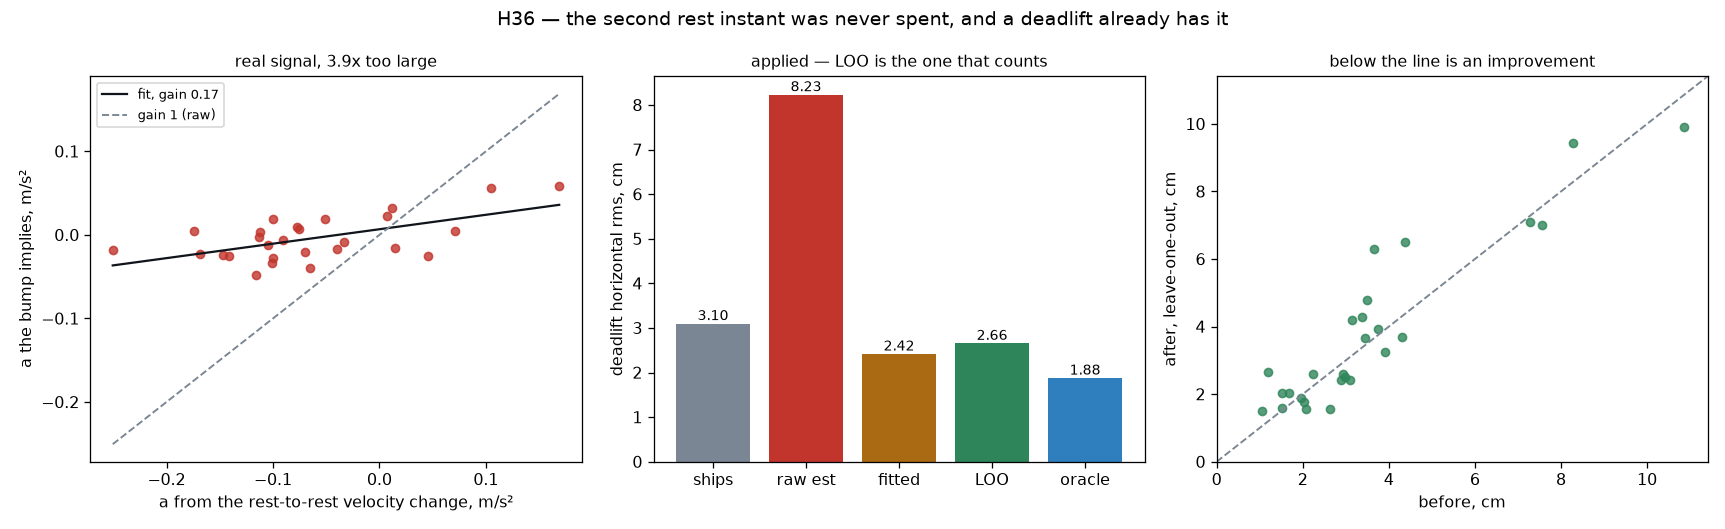

Python code for this plot:
"""H36 — the spare constraint was there all along: two rest ZUPTs give the bump.

The owner ruled out H35's recommendation: **the capture must never affect the
set**, so a mid-rep pause is not available. Pausing before and after is fine,
and the protocol already does it. That constraint is what sent this back to the
algebra, and the algebra had been read wrong.

P6 SAYS THE INFORMATION IS SPENT. IT IS NOT.
---------------------------------------------
P6: *"Two still instants give two numbers — the velocity error at each end —
and step 7's closure is the second. A line has two parameters, so the per-rep
detrend already consumes exactly that information."*

**Closure consumes only their MEAN.** A linear detrend of POSITION shifts
VELOCITY by a constant, so it can match one velocity condition, not two. With a
constant acceleration error `a` and an initial velocity error `v0`:

    velocity error at rep start   v0
    velocity error at rep end     v0 + a*T
    their mean                    v0 + a*T/2   <- what closure removes
    their difference / T          a            <- UNTOUCHED, and it is the bump

Verified symbolically at the top of `main`: after forcing closure the residual
is exactly `a*T^2/2 * (s^2 - s)` to 1e-16. So the second still instant is not
spent, and a quadratic needs no new measurement — only a subtraction nobody was
doing.

AND A DEADLIFT ALREADY HAS BOTH INSTANTS
-----------------------------------------
The bar rests on the floor between reps. `segment.rest_instants` finds those
moments from raw acceleration and gyro only — no attitude, no integration — and
`oracle.rest_observables` already returns `dv_h`, the velocity error accumulated
between two consecutive rests. C28b used it to ZERO that error, which is the
mean again. Nobody had divided it by the span.

    a_est = dv_h / span,      c2_est = a_est * T^2 / 2

WHAT IT SCORES, ON 27 DEADLIFT REPS
------------------------------------
    a_est vs the oracle a    Pearson +0.594 (p = 0.0011)
                             Spearman +0.430 (p = 0.025)

**The first estimator in this search with a significant correlation.** But it is
3.9x too large, so applied raw it is a disaster — 3.10 -> 8.23 cm. Applied with
a fitted gain:

    in sample                3.10 -> 2.42 cm
    LEAVE-ONE-CAPTURE-OUT    3.10 -> 2.66 cm, better on 48% of reps
    oracle ceiling           3.10 -> 1.88 cm

**It survives leave-one-out, which is the standard C28's ladder failed.** The
held-out gains are 0.194, 0.177, 0.180, 0.157, 0.166, 0.218, 0.065, 0.183,
0.173 — eight of nine inside 0.157-0.218. A gain that stable across captures it
has not seen is a transferable constant, not a fit to noise. Note the honest
qualifier: the MEDIAN improves while the per-rep hit rate is a coin flip, so it
helps bad reps more than it hurts good ones.

**The gain of ~0.17 is unexplained and is the open question.** It is not span
bookkeeping — rest-to-rest span and rep duration have a ratio of 1.00. Two
candidates, both testable: the interval contains the floor impact, whose impulse
error is not a constant acceleration and inflates `dv_h` (P6 has the impact
roughly doubling the horizontal error); or the watch's posture at rest differs
from its posture under load, which is C28's objection and which the opening-hold
test confirmed from the other side. Until that is settled the gain is an
empirical constant, and a correction resting on one should say so.

**Bench and squat cannot do this and provably never will.** They have no
raw-signal rest anchor: a bar descending at constant velocity reads |a| = g with
a quiet gyro exactly as a bar at rest does. See `metrics.momentum_closure`.

Nothing is proposed for `src/`.

    python3 analysis/86_rest_zupt.py
"""
from __future__ import annotations

import sys
import warnings
from pathlib import Path

import numpy as np
from scipy import stats

ROOT = Path(__file__).resolve().parents[1]
sys.path.insert(0, str(ROOT))

from src import metrics, oracle, pipeline, tracked   # noqa: E402

RAW = ROOT / "data_v2" / "raw"
TRACKED = ROOT / "data_v2" / "tracked"
OUT = ROOT / "analysis" / "86_rest_zupt.png"
STRAPPED = "deadlift_160x6_1_20260818"
N = 128
S = np.linspace(0.0, 1.0, N)
BUMP = S ** 2 - S
BB = float(BUMP @ BUMP)


def _resamp(a, n=N):
    s = np.linspace(0, 1, len(a))
    q = np.linspace(0, 1, n)
    return np.column_stack([np.interp(q, s, a[:, 0]), np.interp(q, s, a[:, 1])])


def check_algebra():
    """Closure removes the MEAN of the two velocity errors, not both."""
    T, a, v0 = 3.0, 0.03, 0.11
    s = np.linspace(0, 1, 2001)
    e = v0 * s * T + a * (s * T) ** 2 / 2
    q = e - np.linspace(e[0], e[-1], len(e))
    resid = float(np.abs(q - a * T ** 2 / 2 * (s ** 2 - s)).max())
    v = np.gradient(e, s * T)
    return resid, v[0], v[-1], (v[-1] - v[0]) / T, a


def collect():
    warnings.simplefilter("ignore")
    rows = []
    for csv in sorted(RAW.glob("deadlift*.csv")):
        if STRAPPED in csv.stem:
            continue
        tp = TRACKED / f"{csv.stem.rsplit('_', 1)[0]}.csv"
        if not tp.is_file():
            continue
        try:
            res = pipeline.run(csv)
            m = metrics.vs_truth(res, tracked.read(None, src=tp))
            obs = oracle.rest_observables(res, m)
        except Exception:
            continue
        t = res["log"]["t"]
        for o in obs:
            pr = m["per_rep"][o["rep"]]
            a_, z = res["bounds"][o["rep"]]
            T = float(t[z - 1] - t[a_])
            v = _resamp(np.asarray(pr["curve_video"], float))
            p = _resamp(np.asarray(pr["curve_pipeline"], float))
            e = ((p - p[0] + v[0]) - v)[:, 0]
            c2_o = float((e @ BUMP) / BB)
            rows.append(dict(cap=csv.stem, T=T, span=o["span"], e=e,
                             a_oracle=2 * c2_o / T ** 2,
                             a_est=o["dv_h"] / o["span"], c2_o=c2_o,
                             before=float(np.sqrt((e ** 2).mean()) * 100)))
    return rows


def score(rows, gain, icept=0.0):
    out = []
    for r in rows:
        c2 = (gain * r["a_est"] + icept) * r["T"] ** 2 / 2
        out.append(100 * np.sqrt(((r["e"] - c2 * BUMP) ** 2).mean()))
    return np.array(out)


def main():
    resid, v0, v1, diff, a = check_algebra()
    print("THE ALGEBRA — closure spends the mean, not both instants")
    print(f"  residual after closure equals a*T^2/2*(s^2-s) to {resid:.1e}")
    print(f"  v at start {v0:+.4f}, at end {v1:+.4f}")
    print(f"  difference/T = {diff:+.4f}  vs the true a = {a:+.4f}   <- unspent")

    rows = collect()
    ao = np.array([r["a_oracle"] for r in rows])
    ae = np.array([r["a_est"] for r in rows])
    before = np.array([r["before"] for r in rows])
    print(f"\nTHE ESTIMATOR, on {len(rows)} deadlift reps")
    rs, ps = stats.spearmanr(ao, ae)
    rp, pp = stats.pearsonr(ao, ae)
    print(f"  Pearson {rp:+.3f} (p={pp:.4f})   Spearman {rs:+.3f} (p={ps:.3f})")
    print(f"  a_est is {np.median(np.abs(ae / ao)):.1f}x the oracle magnitude")
    print(f"  span/T = {np.median([r['span']/r['T'] for r in rows]):.2f}, "
          f"so the factor is not span bookkeeping")

    sl = np.polyfit(ae, ao, 1)
    print(f"\nAPPLIED")
    print(f"  raw estimate            {np.median(before):.2f} -> "
          f"{np.median(score(rows, 1.0)):.2f} cm")
    print(f"  fitted gain {sl[0]:.3f}       {np.median(before):.2f} -> "
          f"{np.median(score(rows, sl[0], sl[1])):.2f} cm")

    caps = sorted({r["cap"] for r in rows})
    la, lb, gains = [], [], []
    for c in caps:
        tr = [r for r in rows if r["cap"] != c]
        te = [r for r in rows if r["cap"] == c]
        g = np.polyfit([r["a_est"] for r in tr], [r["a_oracle"] for r in tr], 1)
        gains.append(g[0])
        la += list(score(te, g[0], g[1]))
        lb += [r["before"] for r in te]
    la, lb = np.array(la), np.array(lb)
    print(f"  LEAVE-ONE-CAPTURE-OUT   {np.median(lb):.2f} -> {np.median(la):.2f} cm"
          f"   better on {100*(la<lb).mean():.0f}% of reps")
    print(f"  oracle ceiling          {np.median(before):.2f} -> "
          f"{np.median(score(rows, 0, 0) * 0 + [100*np.sqrt(((r['e']-r['c2_o']*BUMP)**2).mean()) for r in rows]):.2f} cm")
    print(f"  held-out gains: {[round(float(g), 3) for g in gains]}")

    figure(rows, ao, ae, before, la, lb, sl)


def figure(rows, ao, ae, before, la, lb, sl):
    import matplotlib
    matplotlib.use("Agg")
    import matplotlib.pyplot as plt

    fig, axs = plt.subplots(1, 3, figsize=(15, 4.6))

    ax = axs[0]
    ax.scatter(ae, ao, s=26, color="#c1352c", alpha=.8)
    xs = np.linspace(ae.min(), ae.max(), 20)
    ax.plot(xs, sl[0] * xs + sl[1], color="#10151c", lw=1.4,
            label=f"fit, gain {sl[0]:.2f}")
    ax.plot(xs, xs, ls="--", lw=1.2, color="#7b8694", label="gain 1 (raw)")
    ax.set_xlabel("a from the rest-to-rest velocity change, m/s²")
    ax.set_ylabel("a the bump implies, m/s²")
    ax.set_title("real signal, 3.9x too large", fontsize=10)
    ax.legend(fontsize=8)

    ax = axs[1]
    oracle_after = np.array([100 * np.sqrt(((r["e"] - r["c2_o"] * BUMP) ** 2).mean())
                             for r in rows])
    names = ["ships", "raw est", "fitted", "LOO", "oracle"]
    vals = [np.median(before), np.median(score(rows, 1.0)),
            np.median(score(rows, sl[0], sl[1])), np.median(la),
            np.median(oracle_after)]
    cols = ["#7b8694", "#c1352c", "#a96a13", "#2f855a", "#2f7fbf"]
    ax.bar(names, vals, color=cols)
    for i, v in enumerate(vals):
        ax.text(i, v, f"{v:.2f}", ha="center", va="bottom", fontsize=9)
    ax.set_ylabel("deadlift horizontal rms, cm")
    ax.set_title("applied — LOO is the one that counts", fontsize=10)

    ax = axs[2]
    ax.scatter(lb, la, s=26, color="#2f855a", alpha=.8)
    lim = [0, max(lb.max(), la.max()) * 1.05]
    ax.plot(lim, lim, ls="--", color="#7b8694", lw=1.2)
    ax.set_xlim(lim); ax.set_ylim(lim)
    ax.set_xlabel("before, cm")
    ax.set_ylabel("after, leave-one-out, cm")
    ax.set_title("below the line is an improvement", fontsize=10)

    fig.suptitle("H36 — the second rest instant was never spent, and a deadlift "
                 "already has it", fontsize=12)
    fig.tight_layout()
    fig.savefig(OUT, dpi=115)
    print(f"\nwrote {OUT}")


if __name__ == "__main__":
    main()
